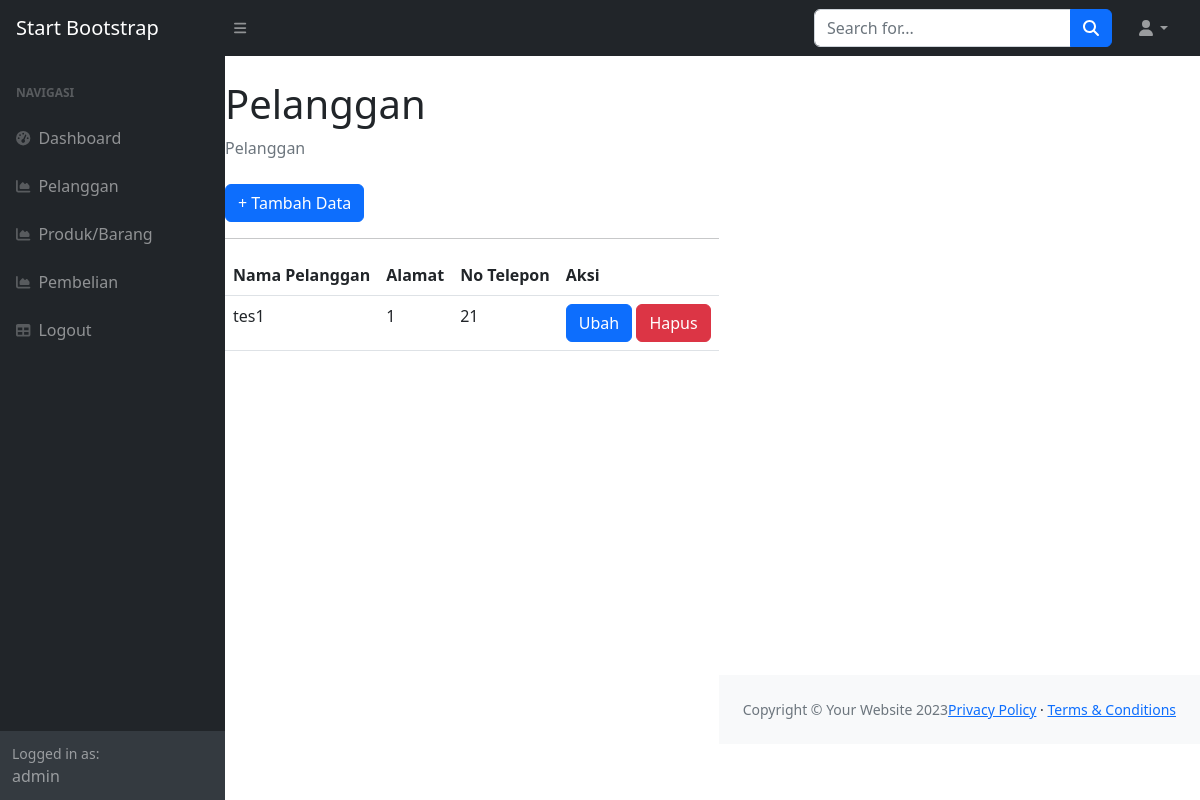
Before: /kasir/index.php?page=pelanggan (signed in) with the older database file.
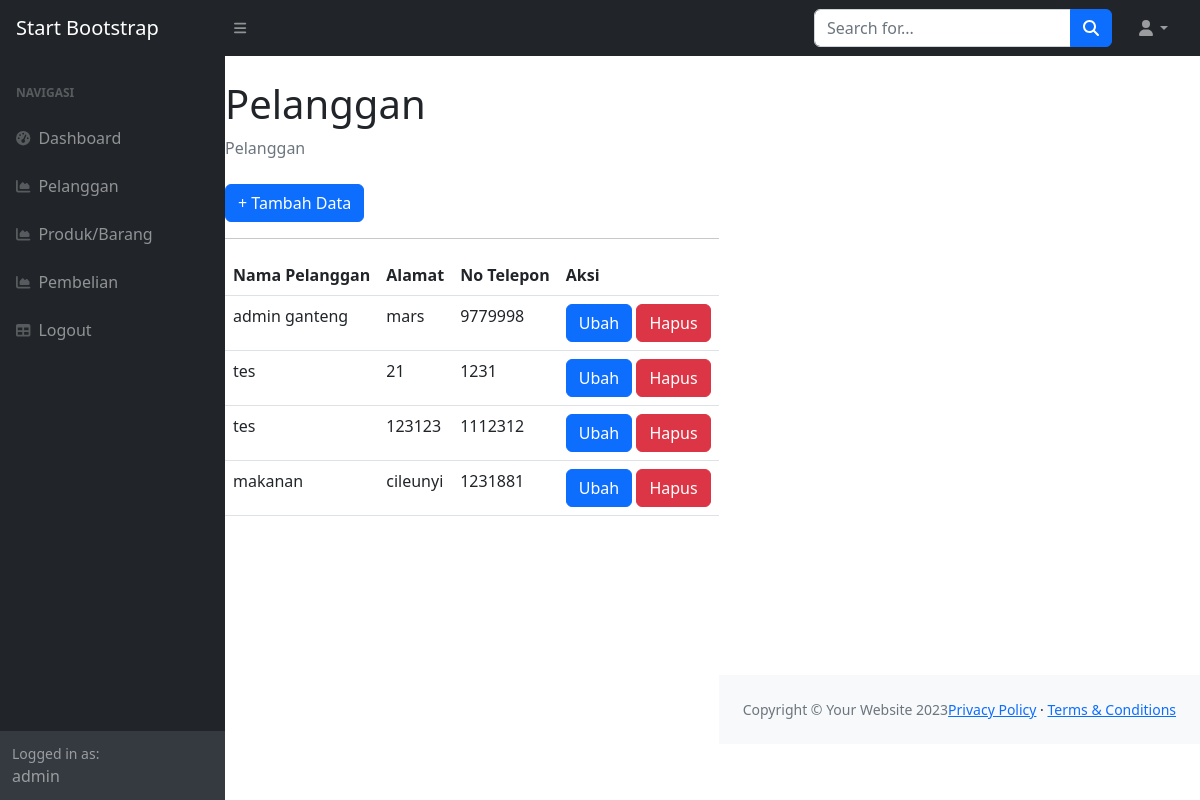
After: the same page with the newer database file.
### tables this page shows
CREATE TABLE `pelanggan` (
  `id_pelanggan` int(11) NOT NULL,
  `nama_pelanggan` varchar(255) DEFAULT NULL,
  `alamat` text DEFAULT NULL,
  `no_telepon` int(15) DEFAULT NULL
);

### kasir/pelanggan.php (the view)
<class="container-fluid px-4">
    <h1 class="mt-4">Pelanggan</h1>
    <ol class="breadcrumb mb-4">
        <li class="breadcrumb-item active">Pelanggan</li>
    </ol>
    <a href="?page=pelanggan_tambah" class="btn btn-primary"> + Tambah Data</a>
    <hr>
    <table class="table">
        <thead>
            <tr>
                <th>Nama Pelanggan</th>
                <th>Alamat</th>
                <th>No Telepon</th>
                <th>Aksi</th>
            </tr>
        </thead>
        <tbody>
            <?php
            $query = mysqli_query($koneksi, "SELECT * FROM pelanggan");
            while ($data = mysqli_fetch_array($query)) {
            ?>
                <tr>
                    <td><?php echo $data['nama_pelanggan']; ?></td>
                    <td><?php echo $data['alamat']; ?></td>
                    <td><?php echo $data['no_telepon']; ?></td>
                    <td>
                        <a href="?page=pelanggan_ubah&&id=<?php echo $data['id_pelanggan']; ?>" class="btn btn-primary">Ubah</a>
                        <a href="?page=pelanggan_hapus&&id=<?php echo $data['id_pelanggan']; ?>" class="btn btn-danger">Hapus</a>
                    </td>
                </tr>
            <?php
            }
            ?>
        </tbody>
    </table>
    </div>

Changed rows visible on the page:
changed pelanggan: nama_pelanggan "tes1" → "admin ganteng"; alamat "1" → "mars"; no_telepon "21" → "9779998"
added pelanggan: nama_pelanggan "tes", alamat "21", no_telepon "1231"
added pelanggan: nama_pelanggan "tes", alamat "123123", no_telepon "1112312"
added pelanggan: nama_pelanggan "makanan", alamat "cileunyi", no_telepon "1231881"
